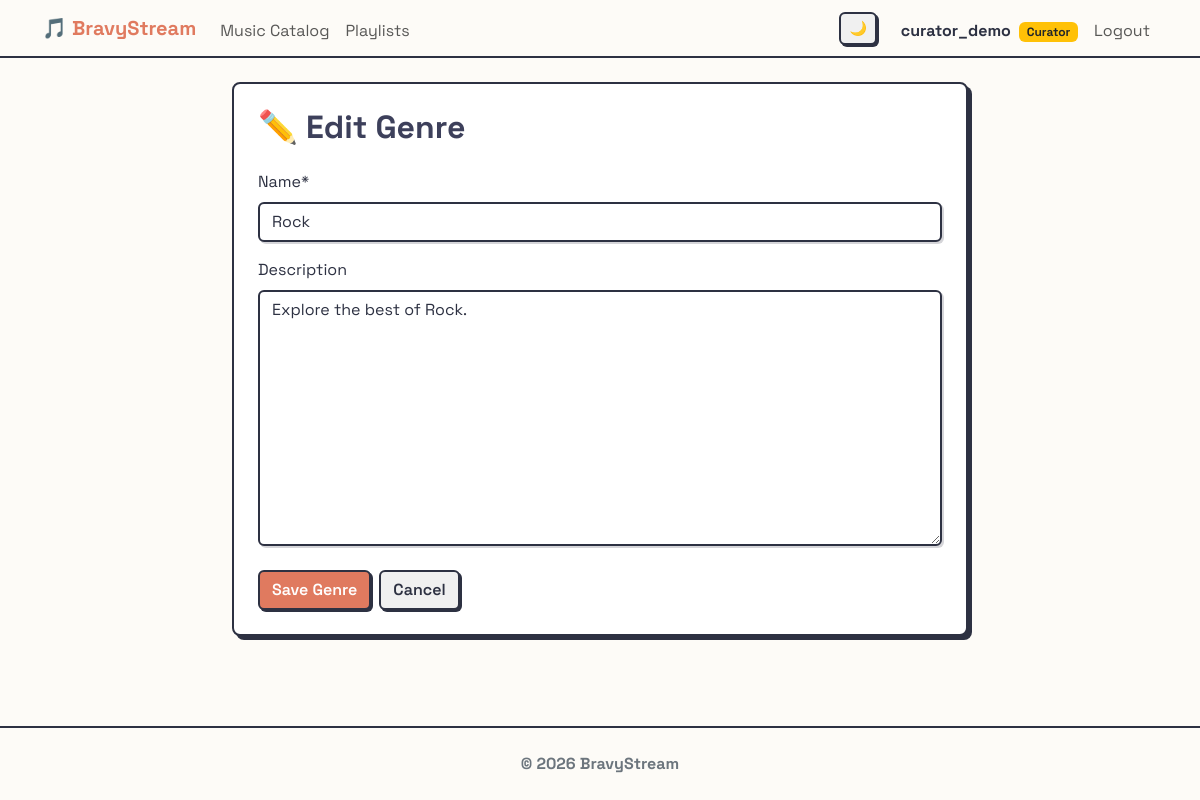
/music/genres/1/edit/ (signed in), run on the app's committed database.
### users/models.py (models this page shows, shortened)
class CustomUser(AbstractUser):
    ROLE_CHOICES = (
        ('listener', 'Listener'),
        ('curator', 'Curator'),
        ('moderator', 'Moderator'),
    )
    role = models.CharField(max_length=20, choices=ROLE_CHOICES, default='listener')
    birth_date = models.DateField(null=True, blank=True)
    friends = models.ManyToManyField('self', blank=True)
    ICON_CHOICES = [
        ('👤', '👤'),
        ('🐶', '🐶'),
        ('🐱', '🐱'),
        ('🦊', '🦊'),
        ('🐯', '🐯'),
        ('🐼', '🐼'),
        ('🐰', '🐰'),
        ('👽', '👽'),
        ('🤖', '🤖'),
        ('👻', '👻'),
        ('🤠', '🤠'),
    ]
    profile_icon = models.CharField(max_length=10, choices=ICON_CHOICES, default='👤')
    @property
    def pending_friend_requests_count(self):
        return self.received_requests.filter(is_accepted=False).count()

### music/models.py (models this page shows, shortened)
class Genre(models.Model):
    name = models.CharField(max_length=100, unique=True)
    description = models.TextField(blank=True, null=True)

### music/views.py (the view)
# urls.py: path('genres/<int:pk>/edit/', GenreUpdateView.as_view(), name='genre_update'),
class GenreUpdateView(LoginRequiredMixin, CuratorRequiredMixin, UpdateView):
    model = Genre
    template_name = 'music/genre_form.html'
    fields = ['name', 'description']
    success_url = reverse_lazy('music:genre_list')

### music/views.py (called while the page is built)
    def test_func(self):
        return self.request.user.role == 'curator' or self.request.user.is_superuser

### templates/music/genre_form.html (shortened to what this page needs)
{% extends 'base.html' %}
{% load crispy_forms_tags %}
{% block content %}
<div class="row justify-content-center">
    <div class="col-md-8">
        <div class="card neo-card">
            <div class="card-body p-4">
                <h2 class="card-title mb-4" style="color: var(--accent-tertiary);">
                    {% if object %}✏️ Edit Genre{% else %}Create New Genre{% endif %}
                </h2>
                <form method="post">
                    {{ form|crispy }}
                    <div class="mt-4 d-flex gap-2">
                        <button type="submit" class="btn btn-primary">Save Genre</button>
                        <a href="{% url 'music:genre_list' %}" class="btn btn-outline-secondary">Cancel</a>
                    </div>
                </form>
            </div>
        </div>
    </div>
</div>
{% endblock %}

### templates/base.html (shortened to what this page needs)
<!DOCTYPE html>
<html lang="it">
<head>
	<link href="https://cdn.jsdelivr.net/npm/bootstrap@5.3.0/dist/css/bootstrap.min.css" rel="stylesheet">
	{% load static %}
	<link rel="stylesheet" href="{% static 'css/style.css' %}">
</head>
<body class="d-flex flex-column min-vh-100" hx-boost="true" hx-headers='{"X-CSRFToken": "{{ csrf_token }}"}'>
	<nav class="navbar navbar-expand-lg navbar-light sticky-top"
		style="background-color: var(--bg-color); border-bottom: 2px solid var(--text-primary);">
		<div class="container">
			<a class="navbar-brand fw-bold" href="{% url 'pages:home' %}" style="color: var(--accent-primary);">🎵
				BravyStream</a>
			<div class="collapse navbar-collapse order-lg-2" id="navbarNav">
				<ul class="navbar-nav me-auto">
					<li class="nav-item">
						<a class="nav-link" href="{% url 'music:song_list' %}">Music Catalog</a>
					</li>
					<li class="nav-item">
						<a class="nav-link" href="{% url 'music:playlist_list' %}">Playlists</a>
					</li>
				</ul>
				<ul class="navbar-nav ms-auto align-items-lg-center">
					<li class="nav-item me-3 d-none d-lg-block">
						<button id="themeToggleDesktop" class="btn btn-sm btn-outline-secondary theme-toggle"
							title="Toggle Theme">
						</button>
					</li>
					{% if user.is_authenticated %}
					<li class="nav-item">
						<a href="{% url 'users:profile' %}" class="nav-link fw-bold text-decoration-none"
							style="color: var(--text-primary);">
							{{ user.username }}
							{% if user.is_superuser %}
							<span class="badge bg-danger ms-1">Admin</span>
							{% elif user.role == 'moderator' %}
							<span class="badge bg-success ms-1">Moderator</span>
							{% elif user.role == 'curator' %}
							<span class="badge bg-warning text-dark ms-1">Curator</span>
							{% endif %}
						</a>
					</li>
					<li class="nav-item">
						<form method="post" action="{% url 'users:logout' %}" class="m-0 p-0"
							onsubmit="closeGlobalPlayer()">
							<button type="submit"
								class="nav-link border-0 bg-transparent w-100 text-start">Logout</button>
						</form>
					</li>
					{% endif %}
				</ul>
			</div>
		</div>
	</nav>
	<main class="container my-4 flex-grow-1">
		{% block content %}{% endblock %}
	</main>
	<footer class="text-secondary text-center py-4 mt-auto"
		style="border-top: 2px solid var(--text-primary); background-color: var(--bg-color);">
		<p class="mb-0 fw-bold">&copy; 2026 BravyStream</p>
	</footer>
</body>
</html>

### static/css/style.css (style rules this page uses)
:root { --bg-color: #FDFBF7; --text-primary: #2D3142; --text-secondary: #4F5D75; --accent-primary: #E07A5F; --accent-secondary: #81B29A; --accent-tertiary: #3D405B; --neo-border: 2px solid #2D3142; --neo-shadow: 4px 4px 0px #2D3142; --neo-shadow-hover: 2px 2px 0px #2D3142; --font-main: 'Space Grotesk', sans-serif; }
body { background-color: var(--bg-color); color: var(--text-primary); font-family: var(--font-main); min-height: 100vh; }
h1, h2, h3, h4, h5, h6 { font-weight: 700; color: var(--text-primary); }
.neo-card { background: #ffffff !important; border: var(--neo-border) !important; border-radius: 8px !important; box-shadow: var(--neo-shadow); color: var(--text-primary) !important; transition: transform 0.1s ease, box-shadow 0.1s ease; position: relative; z-index: 1; }
a { color: var(--accent-primary); transition: color 0.2s ease; }
.card { background-color: #ffffff; border: var(--neo-border); border-radius: 8px; color: var(--text-primary); }
.form-control, .form-select { background-color: #ffffff; border: 2px solid var(--text-primary); color: var(--text-primary); border-radius: 6px; box-shadow: 2px 2px 0px rgba(45, 49, 66, 0.2); }
.btn { border-radius: 6px; font-weight: 600; border: 2px solid var(--text-primary); box-shadow: 2px 2px 0px var(--text-primary); transition: transform 0.1s ease, box-shadow 0.1s ease; }
.btn-primary { background-color: var(--accent-primary); color: #fff; border-color: var(--text-primary); }
.btn-outline-secondary { border: 2px solid var(--text-primary); color: var(--text-primary); background-color: #f0f0f0; }
.navbar-nav .nav-link { position: relative; display: inline-block; padding-bottom: 2px; }
.navbar-nav .nav-link::after { content: ''; position: absolute; width: 0; height: 3px; bottom: 0; left: 50%; background-color: var(--accent-primary); transition: width 0.3s cubic-bezier(0.25, 0.8, 0.25, 1); transform: translateX(-50%); border-radius: 2px; }

### data on the page
CustomUser: username "curator_demo"
Genre: name "Rock", description "Explore the best of Rock."
